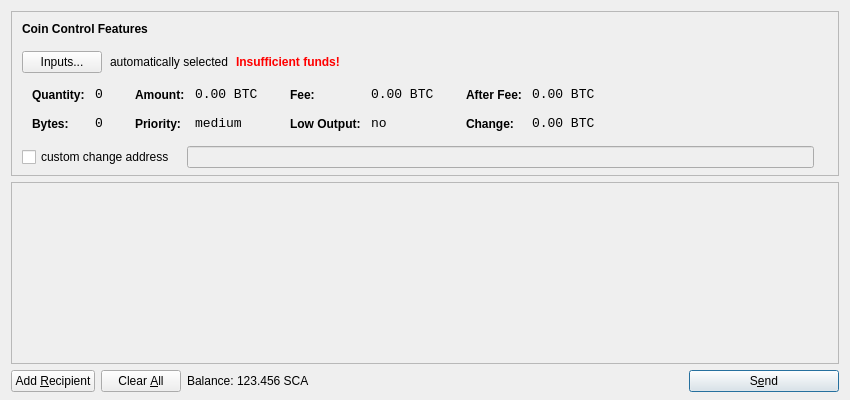
<?xml version="1.0" encoding="UTF-8"?>
<ui version="4.0">
 <class>SendCoinsDialog</class>
 <widget class="QDialog" name="SendCoinsDialog">
  <property name="geometry">
   <rect>
    <x>0</x>
    <y>0</y>
    <width>850</width>
    <height>400</height>
   </rect>
  </property>
  <property name="windowTitle">
   <string>Send Coins</string>
  </property>
  <layout class="QVBoxLayout" name="verticalLayout" stretch="0,1,0">
   <property name="bottomMargin">
    <number>8</number>
   </property>
   <item>
    <widget class="QFrame" name="frameCoinControl">
     <property name="sizePolicy">
      <sizepolicy hsizetype="Expanding" vsizetype="Expanding">
       <horstretch>0</horstretch>
       <verstretch>0</verstretch>
      </sizepolicy>
     </property>
     <property name="maximumSize">
      <size>
       <width>16777215</width>
       <height>16777215</height>
      </size>
     </property>
     <property name="frameShape">
      <enum>QFrame::StyledPanel</enum>
     </property>
     <property name="frameShadow">
      <enum>QFrame::Sunken</enum>
     </property>
     <layout class="QVBoxLayout" name="verticalLayoutCoinControl2">
      <property name="spacing">
       <number>-1</number>
      </property>
      <property name="leftMargin">
       <number>0</number>
      </property>
      <property name="topMargin">
       <number>0</number>
      </property>
      <property name="rightMargin">
       <number>0</number>
      </property>
      <property name="bottomMargin">
       <number>6</number>
      </property>
      <item>
       <layout class="QVBoxLayout" name="verticalLayoutCoinControl" stretch="0,0,0,0,1">
        <property name="spacing">
         <number>0</number>
        </property>
        <property name="leftMargin">
         <number>10</number>
        </property>
        <property name="topMargin">
         <number>10</number>
        </property>
        <item>
         <layout class="QHBoxLayout" name="horizontalLayoutCoinControl1">
          <property name="bottomMargin">
           <number>15</number>
          </property>
          <item>
           <widget class="QLabel" name="labelCoinControlFeatures">
            <property name="sizePolicy">
             <sizepolicy hsizetype="Preferred" vsizetype="Maximum">
              <horstretch>0</horstretch>
              <verstretch>0</verstretch>
             </sizepolicy>
            </property>
            <property name="font">
             <font>
              <weight>75</weight>
              <bold>true</bold>
             </font>
            </property>
            <property name="styleSheet">
             <string notr="true">font-weight:bold;</string>
            </property>
            <property name="text">
             <string>Coin Control Features</string>
            </property>
           </widget>
          </item>
         </layout>
        </item>
        <item>
         <layout class="QHBoxLayout" name="horizontalLayoutCoinControl2" stretch="0,0,0,0">
          <property name="spacing">
           <number>8</number>
          </property>
          <property name="bottomMargin">
           <number>10</number>
          </property>
          <item>
           <widget class="QPushButton" name="pushButtonCoinControl">
            <property name="styleSheet">
             <string notr="true"/>
            </property>
            <property name="text">
             <string>Inputs...</string>
            </property>
           </widget>
          </item>
          <item>
           <widget class="QLabel" name="labelCoinControlAutomaticallySelected">
            <property name="text">
             <string>automatically selected</string>
            </property>
            <property name="margin">
             <number>5</number>
            </property>
           </widget>
          </item>
          <item>
           <widget class="QLabel" name="labelCoinControlInsuffFunds">
            <property name="font">
             <font>
              <weight>75</weight>
              <bold>true</bold>
             </font>
            </property>
            <property name="styleSheet">
             <string notr="true">color:red;font-weight:bold;</string>
            </property>
            <property name="text">
             <string>Insufficient funds!</string>
            </property>
            <property name="margin">
             <number>5</number>
            </property>
           </widget>
          </item>
          <item>
           <spacer name="horizontalSpacerCoinControl">
            <property name="orientation">
             <enum>Qt::Horizontal</enum>
            </property>
            <property name="sizeHint" stdset="0">
             <size>
              <width>40</width>
              <height>1</height>
             </size>
            </property>
           </spacer>
          </item>
         </layout>
        </item>
        <item>
         <widget class="QWidget" name="widgetCoinControl" native="true">
          <property name="sizePolicy">
           <sizepolicy hsizetype="Preferred" vsizetype="Preferred">
            <horstretch>0</horstretch>
            <verstretch>0</verstretch>
           </sizepolicy>
          </property>
          <property name="minimumSize">
           <size>
            <width>0</width>
            <height>0</height>
           </size>
          </property>
          <property name="styleSheet">
           <string notr="true"/>
          </property>
          <layout class="QHBoxLayout" name="horizontalLayoutCoinControl5">
           <property name="margin">
            <number>0</number>
           </property>
           <item>
            <layout class="QHBoxLayout" name="horizontalLayoutCoinControl3" stretch="0,0,0,1">
             <property name="spacing">
              <number>20</number>
             </property>
             <property name="topMargin">
              <number>0</number>
             </property>
             <property name="bottomMargin">
              <number>10</number>
             </property>
             <item>
              <layout class="QFormLayout" name="formLayoutCoinControl1">
               <property name="horizontalSpacing">
                <number>10</number>
               </property>
               <property name="verticalSpacing">
                <number>14</number>
               </property>
               <property name="leftMargin">
                <number>10</number>
               </property>
               <property name="topMargin">
                <number>4</number>
               </property>
               <property name="rightMargin">
                <number>6</number>
               </property>
               <item row="0" column="0">
                <widget class="QLabel" name="labelCoinControlQuantityText">
                 <property name="styleSheet">
                  <string notr="true">font-weight:bold;</string>
                 </property>
                 <property name="text">
                  <string>Quantity:</string>
                 </property>
                 <property name="margin">
                  <number>0</number>
                 </property>
                </widget>
               </item>
               <item row="0" column="1">
                <widget class="QLabel" name="labelCoinControlQuantity">
                 <property name="font">
                  <font>
                   <family>Monospace</family>
                   <pointsize>10</pointsize>
                  </font>
                 </property>
                 <property name="cursor">
                  <cursorShape>IBeamCursor</cursorShape>
                 </property>
                 <property name="contextMenuPolicy">
                  <enum>Qt::ActionsContextMenu</enum>
                 </property>
                 <property name="text">
                  <string notr="true">0</string>
                 </property>
                 <property name="margin">
                  <number>0</number>
                 </property>
                 <property name="textInteractionFlags">
                  <set>Qt::LinksAccessibleByMouse|Qt::TextSelectableByKeyboard|Qt::TextSelectableByMouse</set>
                 </property>
                </widget>
               </item>
               <item row="1" column="0">
                <widget class="QLabel" name="labelCoinControlBytesText">
                 <property name="styleSheet">
                  <string notr="true">font-weight:bold;</string>
                 </property>
                 <property name="text">
                  <string>Bytes:</string>
                 </property>
                </widget>
               </item>
               <item row="1" column="1">
                <widget class="QLabel" name="labelCoinControlBytes">
                 <property name="font">
                  <font>
                   <family>Monospace</family>
                   <pointsize>10</pointsize>
                  </font>
                 </property>
                 <property name="cursor">
                  <cursorShape>IBeamCursor</cursorShape>
                 </property>
                 <property name="contextMenuPolicy">
                  <enum>Qt::ActionsContextMenu</enum>
                 </property>
                 <property name="text">
                  <string notr="true">0</string>
                 </property>
                 <property name="textInteractionFlags">
                  <set>Qt::LinksAccessibleByMouse|Qt::TextSelectableByKeyboard|Qt::TextSelectableByMouse</set>
                 </property>
                </widget>
               </item>
              </layout>
             </item>
             <item>
              <layout class="QFormLayout" name="formLayoutCoinControl2">
               <property name="horizontalSpacing">
                <number>10</number>
               </property>
               <property name="verticalSpacing">
                <number>14</number>
               </property>
               <property name="leftMargin">
                <number>6</number>
               </property>
               <property name="topMargin">
                <number>4</number>
               </property>
               <property name="rightMargin">
                <number>6</number>
               </property>
               <item row="0" column="0">
                <widget class="QLabel" name="labelCoinControlAmountText">
                 <property name="styleSheet">
                  <string notr="true">font-weight:bold;</string>
                 </property>
                 <property name="text">
                  <string>Amount:</string>
                 </property>
                 <property name="margin">
                  <number>0</number>
                 </property>
                </widget>
               </item>
               <item row="0" column="1">
                <widget class="QLabel" name="labelCoinControlAmount">
                 <property name="font">
                  <font>
                   <family>Monospace</family>
                   <pointsize>10</pointsize>
                  </font>
                 </property>
                 <property name="cursor">
                  <cursorShape>IBeamCursor</cursorShape>
                 </property>
                 <property name="contextMenuPolicy">
                  <enum>Qt::ActionsContextMenu</enum>
                 </property>
                 <property name="text">
                  <string notr="true">0.00 BTC</string>
                 </property>
                 <property name="textInteractionFlags">
                  <set>Qt::LinksAccessibleByMouse|Qt::TextSelectableByKeyboard|Qt::TextSelectableByMouse</set>
                 </property>
                </widget>
               </item>
               <item row="1" column="0">
                <widget class="QLabel" name="labelCoinControlPriorityText">
                 <property name="styleSheet">
                  <string notr="true">font-weight:bold;</string>
                 </property>
                 <property name="text">
                  <string>Priority:</string>
                 </property>
                </widget>
               </item>
               <item row="1" column="1">
                <widget class="QLabel" name="labelCoinControlPriority">
                 <property name="font">
                  <font>
                   <family>Monospace</family>
                   <pointsize>10</pointsize>
                  </font>
                 </property>
                 <property name="cursor">
                  <cursorShape>IBeamCursor</cursorShape>
                 </property>
                 <property name="contextMenuPolicy">
                  <enum>Qt::ActionsContextMenu</enum>
                 </property>
                 <property name="text">
                  <string>medium</string>
                 </property>
                 <property name="textInteractionFlags">
                  <set>Qt::LinksAccessibleByMouse|Qt::TextSelectableByKeyboard|Qt::TextSelectableByMouse</set>
                 </property>
                </widget>
               </item>
              </layout>
             </item>
             <item>
              <layout class="QFormLayout" name="formLayoutCoinControl3">
               <property name="horizontalSpacing">
                <number>10</number>
               </property>
               <property name="verticalSpacing">
                <number>14</number>
               </property>
               <property name="leftMargin">
                <number>6</number>
               </property>
               <property name="topMargin">
                <number>4</number>
               </property>
               <property name="rightMargin">
                <number>6</number>
               </property>
               <item row="0" column="0">
                <widget class="QLabel" name="labelCoinControlFeeText">
                 <property name="styleSheet">
                  <string notr="true">font-weight:bold;</string>
                 </property>
                 <property name="text">
                  <string>Fee:</string>
                 </property>
                 <property name="margin">
                  <number>0</number>
                 </property>
                </widget>
               </item>
               <item row="0" column="1">
                <widget class="QLabel" name="labelCoinControlFee">
                 <property name="font">
                  <font>
                   <family>Monospace</family>
                   <pointsize>10</pointsize>
                  </font>
                 </property>
                 <property name="cursor">
                  <cursorShape>IBeamCursor</cursorShape>
                 </property>
                 <property name="contextMenuPolicy">
                  <enum>Qt::ActionsContextMenu</enum>
                 </property>
                 <property name="text">
                  <string notr="true">0.00 BTC</string>
                 </property>
                 <property name="textInteractionFlags">
                  <set>Qt::LinksAccessibleByMouse|Qt::TextSelectableByKeyboard|Qt::TextSelectableByMouse</set>
                 </property>
                </widget>
               </item>
               <item row="1" column="0">
                <widget class="QLabel" name="labelCoinControlLowOutputText">
                 <property name="styleSheet">
                  <string notr="true">font-weight:bold;</string>
                 </property>
                 <property name="text">
                  <string>Low Output:</string>
                 </property>
                </widget>
               </item>
               <item row="1" column="1">
                <widget class="QLabel" name="labelCoinControlLowOutput">
                 <property name="font">
                  <font>
                   <family>Monospace</family>
                   <pointsize>10</pointsize>
                  </font>
                 </property>
                 <property name="cursor">
                  <cursorShape>IBeamCursor</cursorShape>
                 </property>
                 <property name="contextMenuPolicy">
                  <enum>Qt::ActionsContextMenu</enum>
                 </property>
                 <property name="text">
                  <string>no</string>
                 </property>
                 <property name="textInteractionFlags">
                  <set>Qt::LinksAccessibleByMouse|Qt::TextSelectableByKeyboard|Qt::TextSelectableByMouse</set>
                 </property>
                </widget>
               </item>
              </layout>
             </item>
             <item>
              <layout class="QFormLayout" name="formLayoutCoinControl4">
               <property name="horizontalSpacing">
                <number>10</number>
               </property>
               <property name="verticalSpacing">
                <number>14</number>
               </property>
               <property name="leftMargin">
                <number>6</number>
               </property>
               <property name="topMargin">
                <number>4</number>
               </property>
               <property name="rightMargin">
                <number>6</number>
               </property>
               <item row="0" column="0">
                <widget class="QLabel" name="labelCoinControlAfterFeeText">
                 <property name="styleSheet">
                  <string notr="true">font-weight:bold;</string>
                 </property>
                 <property name="text">
                  <string>After Fee:</string>
                 </property>
                 <property name="margin">
                  <number>0</number>
                 </property>
                </widget>
               </item>
               <item row="0" column="1">
                <widget class="QLabel" name="labelCoinControlAfterFee">
                 <property name="font">
                  <font>
                   <family>Monospace</family>
                   <pointsize>10</pointsize>
                  </font>
                 </property>
                 <property name="cursor">
                  <cursorShape>IBeamCursor</cursorShape>
                 </property>
                 <property name="contextMenuPolicy">
                  <enum>Qt::ActionsContextMenu</enum>
                 </property>
                 <property name="text">
                  <string notr="true">0.00 BTC</string>
                 </property>
                 <property name="textInteractionFlags">
                  <set>Qt::LinksAccessibleByMouse|Qt::TextSelectableByKeyboard|Qt::TextSelectableByMouse</set>
                 </property>
                </widget>
               </item>
               <item row="1" column="0">
                <widget class="QLabel" name="labelCoinControlChangeText">
                 <property name="styleSheet">
                  <string notr="true">font-weight:bold;</string>
                 </property>
                 <property name="text">
                  <string>Change:</string>
                 </property>
                </widget>
               </item>
               <item row="1" column="1">
                <widget class="QLabel" name="labelCoinControlChange">
                 <property name="font">
                  <font>
                   <family>Monospace</family>
                   <pointsize>10</pointsize>
                  </font>
                 </property>
                 <property name="cursor">
                  <cursorShape>IBeamCursor</cursorShape>
                 </property>
                 <property name="contextMenuPolicy">
                  <enum>Qt::ActionsContextMenu</enum>
                 </property>
                 <property name="text">
                  <string notr="true">0.00 BTC</string>
                 </property>
                 <property name="textInteractionFlags">
                  <set>Qt::LinksAccessibleByMouse|Qt::TextSelectableByKeyboard|Qt::TextSelectableByMouse</set>
                 </property>
                </widget>
               </item>
              </layout>
             </item>
            </layout>
           </item>
          </layout>
         </widget>
        </item>
        <item>
         <layout class="QHBoxLayout" name="horizontalLayoutCoinControl4" stretch="0,0,0">
          <property name="spacing">
           <number>12</number>
          </property>
          <property name="sizeConstraint">
           <enum>QLayout::SetDefaultConstraint</enum>
          </property>
          <property name="topMargin">
           <number>5</number>
          </property>
          <property name="rightMargin">
           <number>5</number>
          </property>
          <item>
           <widget class="QCheckBox" name="checkBoxCoinControlChange">
            <property name="text">
             <string>custom change address</string>
            </property>
           </widget>
          </item>
          <item>
           <widget class="QLineEdit" name="lineEditCoinControlChange">
            <property name="enabled">
             <bool>false</bool>
            </property>
            <property name="sizePolicy">
             <sizepolicy hsizetype="Expanding" vsizetype="Fixed">
              <horstretch>0</horstretch>
              <verstretch>0</verstretch>
             </sizepolicy>
            </property>
           </widget>
          </item>
          <item>
           <widget class="QLabel" name="labelCoinControlChangeLabel">
            <property name="sizePolicy">
             <sizepolicy hsizetype="Preferred" vsizetype="Expanding">
              <horstretch>0</horstretch>
              <verstretch>0</verstretch>
             </sizepolicy>
            </property>
            <property name="minimumSize">
             <size>
              <width>0</width>
              <height>0</height>
             </size>
            </property>
            <property name="text">
             <string/>
            </property>
            <property name="margin">
             <number>3</number>
            </property>
           </widget>
          </item>
         </layout>
        </item>
        <item>
         <spacer name="verticalSpacerCoinControl">
          <property name="orientation">
           <enum>Qt::Vertical</enum>
          </property>
          <property name="sizeHint" stdset="0">
           <size>
            <width>800</width>
            <height>1</height>
           </size>
          </property>
         </spacer>
        </item>
       </layout>
      </item>
     </layout>
    </widget>
   </item>
   <item>
    <widget class="QScrollArea" name="scrollArea">
     <property name="widgetResizable">
      <bool>true</bool>
     </property>
     <widget class="QWidget" name="scrollAreaWidgetContents">
      <property name="geometry">
       <rect>
        <x>0</x>
        <y>0</y>
        <width>830</width>
        <height>165</height>
       </rect>
      </property>
      <layout class="QVBoxLayout" name="verticalLayout_2">
       <property name="margin">
        <number>0</number>
       </property>
       <item>
        <layout class="QVBoxLayout" name="entries">
         <property name="spacing">
          <number>6</number>
         </property>
        </layout>
       </item>
       <item>
        <spacer name="verticalSpacer">
         <property name="orientation">
          <enum>Qt::Vertical</enum>
         </property>
         <property name="sizeHint" stdset="0">
          <size>
           <width>20</width>
           <height>40</height>
          </size>
         </property>
        </spacer>
       </item>
      </layout>
     </widget>
    </widget>
   </item>
   <item>
    <layout class="QHBoxLayout" name="horizontalLayout">
     <item>
      <widget class="QPushButton" name="addButton">
       <property name="toolTip">
        <string>Send to multiple recipients at once</string>
       </property>
       <property name="text">
        <string>Add &amp;Recipient</string>
       </property>
       <property name="icon">
        <iconset resource="../bitcoin.qrc">
         <normaloff>:/icons/add</normaloff>:/icons/add</iconset>
       </property>
       <property name="autoDefault">
        <bool>false</bool>
       </property>
      </widget>
     </item>
     <item>
      <widget class="QPushButton" name="clearButton">
       <property name="sizePolicy">
        <sizepolicy hsizetype="Minimum" vsizetype="Fixed">
         <horstretch>0</horstretch>
         <verstretch>0</verstretch>
        </sizepolicy>
       </property>
       <property name="toolTip">
        <string>Remove all transaction fields</string>
       </property>
       <property name="text">
        <string>Clear &amp;All</string>
       </property>
       <property name="icon">
        <iconset resource="../bitcoin.qrc">
         <normaloff>:/icons/remove</normaloff>:/icons/remove</iconset>
       </property>
       <property name="autoRepeatDelay">
        <number>300</number>
       </property>
       <property name="autoDefault">
        <bool>false</bool>
       </property>
      </widget>
     </item>
     <item>
      <layout class="QHBoxLayout" name="horizontalLayout_2">
       <property name="spacing">
        <number>3</number>
       </property>
       <item>
        <widget class="QLabel" name="label">
         <property name="text">
          <string>Balance:</string>
         </property>
        </widget>
       </item>
       <item>
        <widget class="QLabel" name="labelBalance">
         <property name="cursor">
          <cursorShape>IBeamCursor</cursorShape>
         </property>
         <property name="text">
          <string>123.456 SCA</string>
         </property>
         <property name="textInteractionFlags">
          <set>Qt::LinksAccessibleByMouse|Qt::TextSelectableByKeyboard|Qt::TextSelectableByMouse</set>
         </property>
        </widget>
       </item>
      </layout>
     </item>
     <item>
      <spacer name="horizontalSpacer">
       <property name="orientation">
        <enum>Qt::Horizontal</enum>
       </property>
       <property name="sizeHint" stdset="0">
        <size>
         <width>40</width>
         <height>20</height>
        </size>
       </property>
      </spacer>
     </item>
     <item>
      <widget class="QPushButton" name="sendButton">
       <property name="minimumSize">
        <size>
         <width>150</width>
         <height>0</height>
        </size>
       </property>
       <property name="toolTip">
        <string>Confirm the send action</string>
       </property>
       <property name="text">
        <string>S&amp;end</string>
       </property>
       <property name="icon">
        <iconset resource="../bitcoin.qrc">
         <normaloff>:/icons/send</normaloff>:/icons/send</iconset>
       </property>
       <property name="default">
        <bool>true</bool>
       </property>
      </widget>
     </item>
    </layout>
   </item>
  </layout>
 </widget>
 <resources>
  <include location="../bitcoin.qrc"/>
 </resources>
 <connections/>
</ui>
